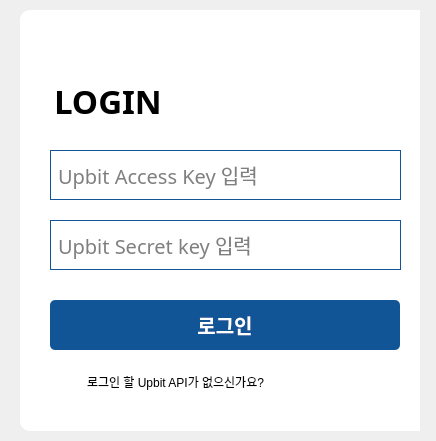
<?xml version="1.0" encoding="UTF-8"?>
<ui version="4.0">
 <class>Form</class>
 <widget class="QWidget" name="Form">
  <property name="geometry">
   <rect>
    <x>0</x>
    <y>0</y>
    <width>436</width>
    <height>441</height>
   </rect>
  </property>
  <property name="windowTitle">
   <string>코인 자동매매 프로그램</string>
  </property>
  <property name="styleSheet">
   <string notr="true"/>
  </property>
  <widget class="QWidget" name="widget" native="true">
   <property name="geometry">
    <rect>
     <x>10</x>
     <y>10</y>
     <width>410</width>
     <height>431</height>
    </rect>
   </property>
   <widget class="QLabel" name="label">
    <property name="geometry">
     <rect>
      <x>10</x>
      <y>0</y>
      <width>410</width>
      <height>421</height>
     </rect>
    </property>
    <property name="styleSheet">
     <string notr="true">background-color : white;
border-radius : 10px;</string>
    </property>
    <property name="text">
     <string/>
    </property>
   </widget>
   <widget class="QLineEdit" name="lineEdit">
    <property name="geometry">
     <rect>
      <x>40</x>
      <y>140</y>
      <width>351</width>
      <height>50</height>
     </rect>
    </property>
    <property name="font">
     <font>
      <family>맑은 고딕</family>
      <pointsize>15</pointsize>
      <weight>50</weight>
      <italic>false</italic>
      <bold>false</bold>
     </font>
    </property>
    <property name="styleSheet">
     <string notr="true">border : 1px solid rgb(17, 85, 151);
background-color : white;
padding : 2px 5px;
font: 15pt;</string>
    </property>
    <property name="echoMode">
     <enum>QLineEdit::Password</enum>
    </property>
    <property name="placeholderText">
     <string>Upbit Access Key 입력</string>
    </property>
   </widget>
   <widget class="QLineEdit" name="lineEdit_2">
    <property name="geometry">
     <rect>
      <x>40</x>
      <y>210</y>
      <width>351</width>
      <height>50</height>
     </rect>
    </property>
    <property name="font">
     <font>
      <family>맑은 고딕</family>
      <pointsize>15</pointsize>
      <weight>50</weight>
      <italic>false</italic>
      <bold>false</bold>
     </font>
    </property>
    <property name="styleSheet">
     <string notr="true">border : 1px solid rgb(17, 85, 151);
background-color : white;
padding : 2px 5px;
font: 15pt;</string>
    </property>
    <property name="echoMode">
     <enum>QLineEdit::Password</enum>
    </property>
    <property name="placeholderText">
     <string>Upbit Secret key 입력</string>
    </property>
   </widget>
   <widget class="QPushButton" name="pushButton">
    <property name="geometry">
     <rect>
      <x>40</x>
      <y>290</y>
      <width>350</width>
      <height>50</height>
     </rect>
    </property>
    <property name="font">
     <font>
      <family>맑은 고딕</family>
      <pointsize>15</pointsize>
      <weight>75</weight>
      <bold>true</bold>
     </font>
    </property>
    <property name="cursor">
     <cursorShape>PointingHandCursor</cursorShape>
    </property>
    <property name="styleSheet">
     <string notr="true">QPushButton#pushButton{
color : white;
background-color : rgb(17, 85, 151);
border-radius : 5px;
}

QPushButton#pushButton:pressed{
background-color : rgb(17, 85, 120);
background-position : calc(100%-10px)center;
padding : 5px;
}</string>
    </property>
    <property name="text">
     <string>로그인</string>
    </property>
   </widget>
   <widget class="QLabel" name="label_2">
    <property name="geometry">
     <rect>
      <x>30</x>
      <y>60</y>
      <width>151</width>
      <height>61</height>
     </rect>
    </property>
    <property name="font">
     <font>
      <family>맑은 고딕</family>
      <pointsize>25</pointsize>
      <weight>75</weight>
      <italic>false</italic>
      <bold>true</bold>
      <underline>false</underline>
      <stylestrategy>PreferDefault</stylestrategy>
     </font>
    </property>
    <property name="styleSheet">
     <string notr="true">padding : 2px 5px;
background-color : white;</string>
    </property>
    <property name="text">
     <string>LOGIN</string>
    </property>
   </widget>
   <widget class="QLabel" name="label_4">
    <property name="geometry">
     <rect>
      <x>40</x>
      <y>360</y>
      <width>21</width>
      <height>21</height>
     </rect>
    </property>
    <property name="styleSheet">
     <string notr="true"/>
    </property>
    <property name="text">
     <string/>
    </property>
    <property name="pixmap">
     <pixmap>info_img.png</pixmap>
    </property>
    <property name="scaledContents">
     <bool>true</bool>
    </property>
    <property name="wordWrap">
     <bool>false</bool>
    </property>
   </widget>
   <widget class="QPushButton" name="pushButton_2">
    <property name="geometry">
     <rect>
      <x>60</x>
      <y>360</y>
      <width>211</width>
      <height>23</height>
     </rect>
    </property>
    <property name="cursor">
     <cursorShape>PointingHandCursor</cursorShape>
    </property>
    <property name="styleSheet">
     <string notr="true">QPushButton#pushButton_2{
background-color : None;
border-radius : 5px;
}

QPushButton#pushButton_2:pressed{
text-decoration: underline;
}
</string>
    </property>
    <property name="text">
     <string>로그인 할 Upbit API가 없으신가요?</string>
    </property>
   </widget>
  </widget>
 </widget>
 <resources>
  <include location="info_img.qrc"/>
 </resources>
 <connections>
  <connection>
   <sender>pushButton</sender>
   <signal>clicked()</signal>
   <receiver>Form</receiver>
   <slot>slot_window_change()</slot>
   <hints>
    <hint type="sourcelabel">
     <x>352</x>
     <y>332</y>
    </hint>
    <hint type="destinationlabel">
     <x>423</x>
     <y>327</y>
    </hint>
   </hints>
  </connection>
  <connection>
   <sender>pushButton_2</sender>
   <signal>clicked()</signal>
   <receiver>Form</receiver>
   <slot>slot_linked_browser()</slot>
   <hints>
    <hint type="sourcelabel">
     <x>247</x>
     <y>379</y>
    </hint>
    <hint type="destinationlabel">
     <x>423</x>
     <y>368</y>
    </hint>
   </hints>
  </connection>
 </connections>
 <slots>
  <slot>slot_linked_browser()</slot>
  <slot>slot_window_change()</slot>
 </slots>
</ui>
